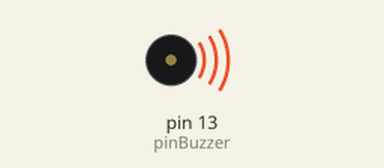
Bench run of a sketch on a simulated Arduino Uno, built with avr-gcc and run on an emulated ATmega328P. Parts: buzzer (waves = sounding).

Above: at 0.05 s.
Timing chart, 0 to 3.0 s (numbered marks = the images above):
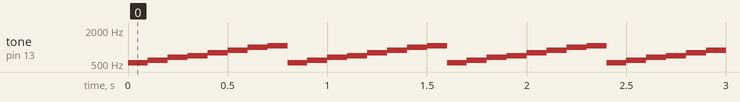

Measured:
- by itself, tone on pin 13 (pinBuzzer): repeats every 0.80 s: 587 Hz 0.10 s, 659 Hz 0.10 s, 698 Hz 0.10 s, 783 Hz 0.10 s, 880 Hz 0.10 s, 987 Hz 0.10 s, 1046 Hz 0.10 s, 523 Hz 0.10 s

The sketch:

passiveBuzzerExample.ino
```cpp
const int pinBuzzer = 13;
const int aPitchData[8] = {523, 587, 659, 698, 783, 880, 987, 1046};
void setup() {
  pinMode(pinBuzzer, OUTPUT);

  /*
    tone(pinBuzzer, 130);
    delay(1000);
    tone(pinBuzzer, 147);
    delay(1000);
    tone(pinBuzzer, 165);
    delay(1000);
    tone(pinBuzzer, 175);
    delay(1000);
    tone(pinBuzzer, 296);
    delay(1000);
    tone(pinBuzzer, 220);
    delay(1000);
    tone(pinBuzzer, 247);
    delay(1000);
    tone(pinBuzzer, 262);
    delay(1000);
    noTone(pinBuzzer);
  */

}

void loop() {
  for (int i = 0; i < 8; i++) {
    tone(pinBuzzer, aPitchData[i]);
    delay(100);
  }
  noTone(pinBuzzer);


}
```
